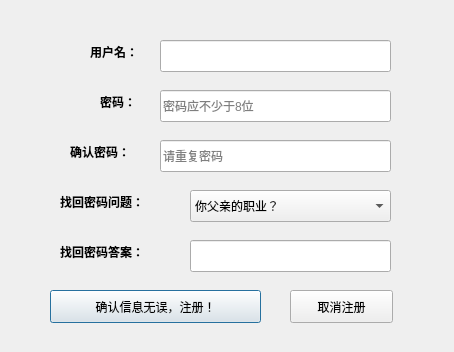
<?xml version="1.0" encoding="UTF-8"?>
<ui version="4.0">
 <class>UIRegister</class>
 <widget class="QWidget" name="UIRegister">
  <property name="geometry">
   <rect>
    <x>0</x>
    <y>0</y>
    <width>454</width>
    <height>352</height>
   </rect>
  </property>
  <property name="minimumSize">
   <size>
    <width>454</width>
    <height>352</height>
   </size>
  </property>
  <property name="maximumSize">
   <size>
    <width>454</width>
    <height>352</height>
   </size>
  </property>
  <property name="windowTitle">
   <string>PChat 注册</string>
  </property>
  <widget class="QLineEdit" name="txtUsername">
   <property name="geometry">
    <rect>
     <x>160</x>
     <y>40</y>
     <width>231</width>
     <height>32</height>
    </rect>
   </property>
  </widget>
  <widget class="QLineEdit" name="txtPasswd">
   <property name="geometry">
    <rect>
     <x>160</x>
     <y>90</y>
     <width>231</width>
     <height>32</height>
    </rect>
   </property>
   <property name="echoMode">
    <enum>QLineEdit::Password</enum>
   </property>
   <property name="placeholderText">
    <string>密码应不少于8位</string>
   </property>
  </widget>
  <widget class="QLineEdit" name="txtChkpasswd">
   <property name="geometry">
    <rect>
     <x>160</x>
     <y>140</y>
     <width>231</width>
     <height>32</height>
    </rect>
   </property>
   <property name="echoMode">
    <enum>QLineEdit::Password</enum>
   </property>
   <property name="dragEnabled">
    <bool>false</bool>
   </property>
   <property name="placeholderText">
    <string>请重复密码</string>
   </property>
  </widget>
  <widget class="QLineEdit" name="txtAns">
   <property name="geometry">
    <rect>
     <x>190</x>
     <y>240</y>
     <width>201</width>
     <height>32</height>
    </rect>
   </property>
  </widget>
  <widget class="QComboBox" name="cbxQst">
   <property name="geometry">
    <rect>
     <x>190</x>
     <y>190</y>
     <width>201</width>
     <height>32</height>
    </rect>
   </property>
   <item>
    <property name="text">
     <string>你父亲的职业？</string>
    </property>
   </item>
   <item>
    <property name="text">
     <string>你父亲的姓名？</string>
    </property>
   </item>
   <item>
    <property name="text">
     <string>你的学号(工号)？</string>
    </property>
   </item>
   <item>
    <property name="text">
     <string>你母亲的生日？</string>
    </property>
   </item>
   <item>
    <property name="text">
     <string>小学班主任名字？</string>
    </property>
   </item>
   <item>
    <property name="text">
     <string>你配偶的姓名？</string>
    </property>
   </item>
   <item>
    <property name="text">
     <string>你配偶的职业？</string>
    </property>
   </item>
   <item>
    <property name="text">
     <string>初中班主任名字？</string>
    </property>
   </item>
   <item>
    <property name="text">
     <string>你的出生地？</string>
    </property>
   </item>
   <item>
    <property name="text">
     <string>你母亲的职业？</string>
    </property>
   </item>
   <item>
    <property name="text">
     <string>你母亲的姓名？</string>
    </property>
   </item>
   <item>
    <property name="text">
     <string>你父亲的生日？</string>
    </property>
   </item>
   <item>
    <property name="text">
     <string>你配偶的生日？</string>
    </property>
   </item>
   <item>
    <property name="text">
     <string>高中班主任名字？</string>
    </property>
   </item>
  </widget>
  <widget class="QLabel" name="lbl_username">
   <property name="geometry">
    <rect>
     <x>90</x>
     <y>40</y>
     <width>71</width>
     <height>24</height>
    </rect>
   </property>
   <property name="text">
    <string>&lt;html&gt;&lt;head/&gt;&lt;body&gt;&lt;p&gt;&lt;span style=&quot; font-weight:600;&quot;&gt;用户名：&lt;/span&gt;&lt;/p&gt;&lt;/body&gt;&lt;/html&gt;</string>
   </property>
  </widget>
  <widget class="QLabel" name="lbl_passwd">
   <property name="geometry">
    <rect>
     <x>100</x>
     <y>90</y>
     <width>51</width>
     <height>24</height>
    </rect>
   </property>
   <property name="text">
    <string>&lt;b&gt;密码：&lt;/b&gt;</string>
   </property>
  </widget>
  <widget class="QLabel" name="lbl_chkpwd">
   <property name="geometry">
    <rect>
     <x>70</x>
     <y>140</y>
     <width>81</width>
     <height>24</height>
    </rect>
   </property>
   <property name="text">
    <string>&lt;b&gt;确认密码：&lt;/b&gt;</string>
   </property>
  </widget>
  <widget class="QLabel" name="lbl_qst">
   <property name="geometry">
    <rect>
     <x>60</x>
     <y>190</y>
     <width>121</width>
     <height>24</height>
    </rect>
   </property>
   <property name="text">
    <string>&lt;html&gt;&lt;head/&gt;&lt;body&gt;&lt;p&gt;&lt;span style=&quot; font-weight:600;&quot;&gt;找回密码问题：&lt;/span&gt;&lt;/p&gt;&lt;/body&gt;&lt;/html&gt;</string>
   </property>
  </widget>
  <widget class="QLabel" name="lbl_ans">
   <property name="geometry">
    <rect>
     <x>60</x>
     <y>240</y>
     <width>161</width>
     <height>24</height>
    </rect>
   </property>
   <property name="text">
    <string>&lt;html&gt;&lt;head/&gt;&lt;body&gt;&lt;p&gt;&lt;span style=&quot; font-weight:600;&quot;&gt;找回密码答案：&lt;/span&gt;&lt;/p&gt;&lt;/body&gt;&lt;/html&gt;</string>
   </property>
  </widget>
  <widget class="QPushButton" name="btnRegister">
   <property name="enabled">
    <bool>true</bool>
   </property>
   <property name="geometry">
    <rect>
     <x>50</x>
     <y>290</y>
     <width>211</width>
     <height>33</height>
    </rect>
   </property>
   <property name="text">
    <string>确认信息无误，注册！</string>
   </property>
   <property name="default">
    <bool>true</bool>
   </property>
  </widget>
  <widget class="QPushButton" name="btnCancel">
   <property name="geometry">
    <rect>
     <x>290</x>
     <y>290</y>
     <width>103</width>
     <height>33</height>
    </rect>
   </property>
   <property name="text">
    <string>取消注册</string>
   </property>
  </widget>
 </widget>
 <resources/>
 <connections/>
</ui>
